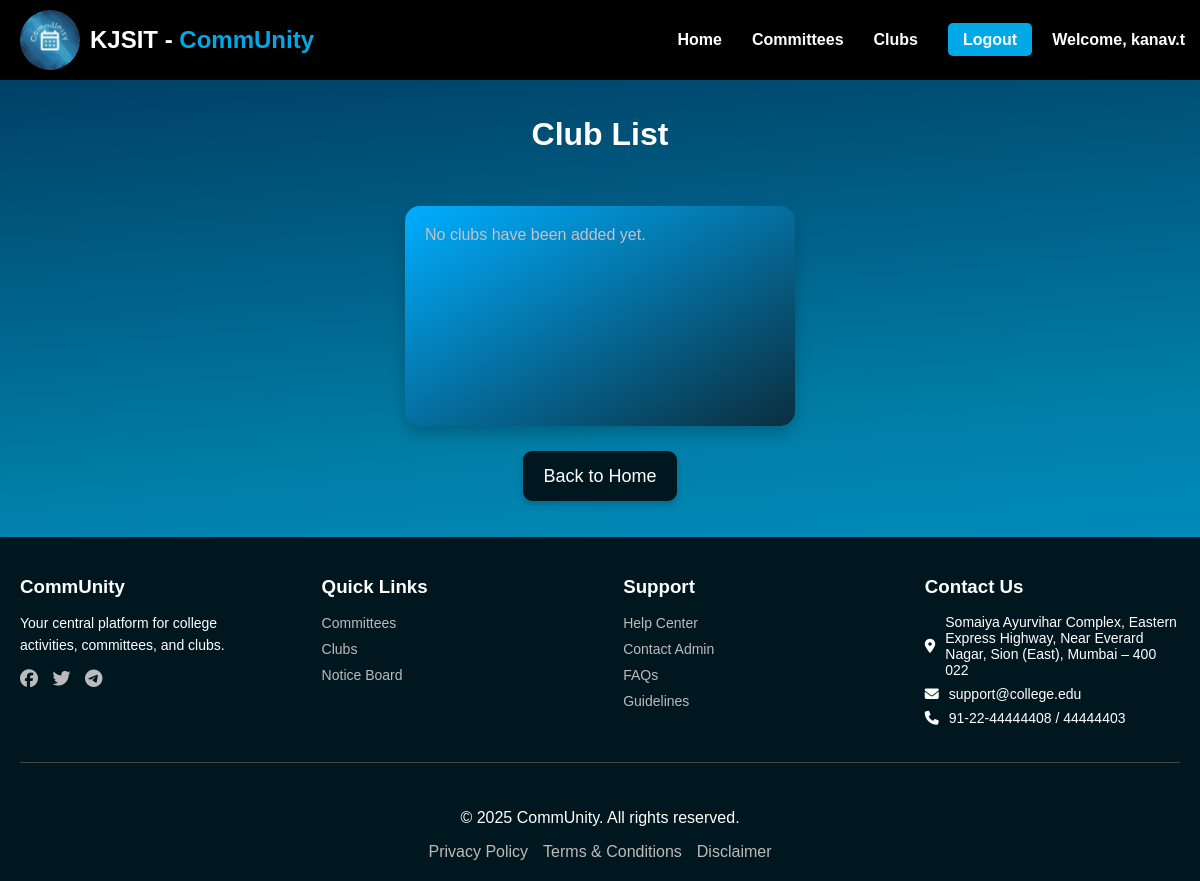
Page /committees/clubs/ (signed in) on the earlier database version.
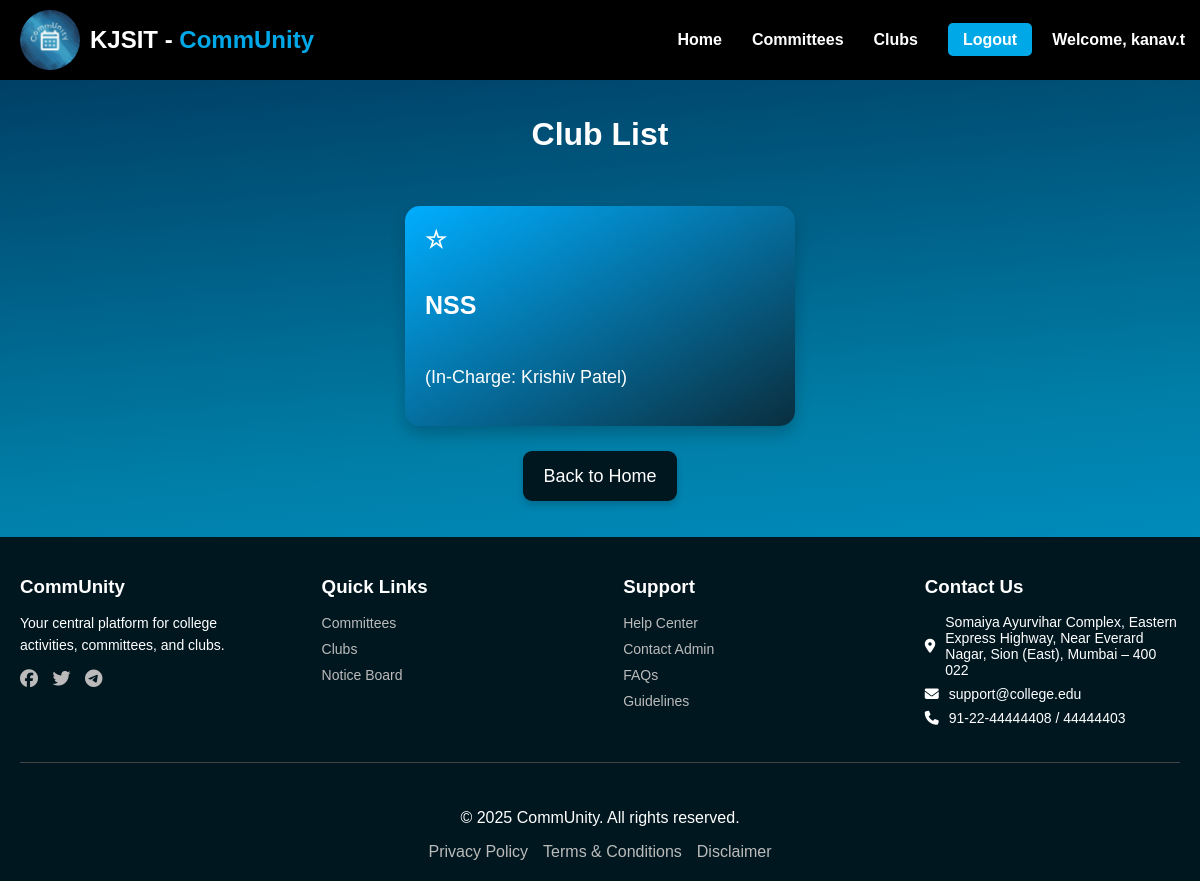
Same page on the later database version.
### committees/models.py (models this page shows, shortened)
class Associations(models.Model):
    ROLE_CHOICES = (
        ('committees', 'Committees'),
        ('clubs', 'Clubs')
    )
    STATUS_CHOICES = (
        ('pending', 'Pending Approval'),
        ('approved', 'Approved'),
        ('rejected', 'Rejected'),
        ('delete_pending', 'Delete Request Pending'),
    )
    CATEGORY = (
        ('None', 'None'),
        ('Academic', 'Academic'),
        ('Technical', 'Technical'),
        ('Cultural', 'Cultural'),
        ('Sports', 'Sports'),
        ('Social', 'Social'),
        ('Other', 'Other')
    )
    id = models.AutoField(primary_key=True)
    name = models.CharField(max_length=255)
    description = models.TextField()
    type = models.CharField(max_length=15, choices=ROLE_CHOICES)
    category = models.CharField(max_length=30, choices=CATEGORY, default='None')
    faculty_incharge = models.ForeignKey('faculty.Faculty', on_delete=models.CASCADE)
    created_by = models.ForeignKey('members.CoreMember', on_delete=models.CASCADE, null=True, blank=True)
    created_at = models.DateTimeField(auto_now_add=True)
    image = models.ImageField(upload_to='association_images/', null=True, blank=True)
    status = models.CharField(max_length=15, choices=STATUS_CHOICES, default='pending')
    owner = models.ForeignKey('members.CoreMember', on_delete=models.SET_NULL, null=True, blank=True,related_name='owned_associations')

### faculty/models.py (models this page shows, shortened)
class Faculty(models.Model):
    id = models.OneToOneField(UserProfile, on_delete=models.CASCADE, primary_key=True)
    department = models.CharField(max_length=100)
    designation = models.CharField(max_length=100,null=True,blank=True)
    locked_dates = models.JSONField(null=True,blank=True)
    permissions = models.JSONField(default=list,null=True,blank=True)
    can_lock_dates = models.BooleanField(default=False)

### Login/models.py (models this page shows, shortened)
class UserProfile(models.Model):
    ROLE_CHOICES = (
        ('faculty', 'Faculty'),
        ('core_member', 'Core Member'),
        ('member', 'Member'),
        ('non_participating', 'Non Participating')
    )
    id = models.OneToOneField(settings.AUTH_USER_MODEL, on_delete=models.CASCADE, primary_key=True)
    ssv_id = models.IntegerField(null=True, blank=True, unique=True)  # New field
    full_name = models.CharField(max_length=255)
    role = models.CharField(max_length=20, choices=ROLE_CHOICES,default='non_participating')
    profile_picture = models.ImageField(upload_to='profile_pics/', default='profile_pics/default.jpg',null=True, blank=True)
    created_at = models.DateTimeField(auto_now_add=True)
    updated_at = models.DateTimeField(auto_now=True)
    preferences = models.JSONField(default=list,null=True,blank=True) # New field for preferences
    notification_read = models.JSONField(default=list,null=True,blank=True)

### committees/views.py (the view, shortened to what this page needs)
# urls.py: path('clubs/', views.club_list, name='club_list'),
def club_list(request):
    user = request.user
    clubs = Associations.objects.filter(type='clubs',status__in=["approved", "delete_pending"])
    preferences = []
    if request.user.is_authenticated:
        preferences = UserProfile.objects.get(id=user).preferences
    print("Preferences:", preferences)
    context = {
        'clubs': clubs,
        'preferences': preferences
    }
    request.session['url'] = 'club_list'
    return render(request, 'committees/clubs_list.html', context)

### committees/templates/committees/clubs_list.html (shortened to what the changed rows need)
{% load static %}
<link rel="stylesheet" href="https://cdnjs.cloudflare.com/ajax/libs/font-awesome/6.5.1/css/all.min.css">
<link rel="stylesheet" href="{% static 'css/club_list.css' %}">
<body>
<header>
    <h1>Club List</h1>
</header>
<main class="main-content">
<div class="club-list">
    <ul>
        {% for club in clubs %}
            {% if club.status == "approved" or club.status == "delete_pending" %}
                <li>
                    <span
                        class="star-icon {% if club.id in preferences %}selected{% endif %}"
                        data-club-id="{{ club.id }}"
                        onclick="toggleSelection(this)">
                        {% if club.id in preferences %} &#9733; {% else %} &#9734; {% endif %}
                    </span>
                    <a href="{% url 'club_detail' pk=club.id %}" class="club-name">
                        {{ club.name }}
                    </a>
                    <p class="faculty-incharge">
                        (In-Charge: {{ club.faculty_incharge.id.full_name }})
                    </p>
                </li>
            {% endif %}
        {% empty %}
            <li>No clubs have been added yet.</li>
        {% endfor %}
    </ul>
</div>
</main>
</body>

Differences in the rows shown:
added Associations: name "NSS", faculty_incharge.id.full_name "Krishiv Patel"
Other differences:
text no longer shown: "No clubs have been added yet."
